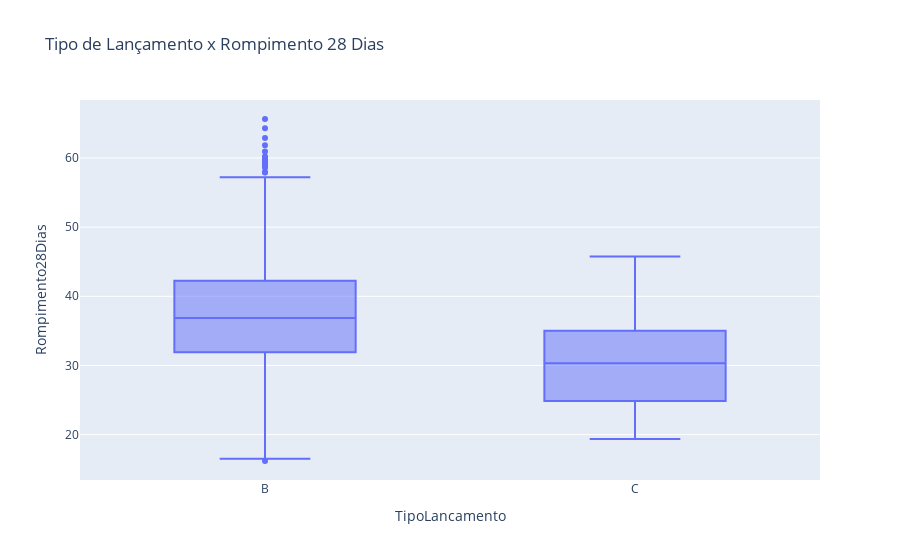

Notebook code for this chart:
### Code cell
fig = px.box(dados_aglomerante, x="TipoLancamento", y="Rompimento28Dias", title='Tipo de Lançamento x Rompimento 28 Dias')
fig.show()

### Figure 1 — Plotly figure (JSON) as saved in the notebook; plotly's stock layout.template omitted (floating-point values rounded to 4 significant figures; data arrays with more than 128 entries replaced by an {"elided": "..."} marker saying what was removed)
{"data": [{"alignmentgroup": "True", "hovertemplate": "TipoLancamento=%{x}<br>Rompimento28Dias=%{y}<extra></extra>", "legendgroup": "", "marker": {"color": "#636efa"}, "name": "", "notched": false, "offsetgroup": "", "orientation": "v", "showlegend": false, "type": "box", "x": {"elided": "1296 str values"}, "x0": " ", "xaxis": "x", "y": {"elided": "1296 float values"}, "y0": " ", "yaxis": "y"}], "layout": {"boxmode": "group", "legend": {"tracegroupgap": 0}, "title": {"text": "Tipo de Lançamento x Rompimento 28 Dias"}, "xaxis": {"anchor": "y", "domain": [0, 1], "title": {"text": "TipoLancamento"}}, "yaxis": {"anchor": "x", "domain": [0, 1], "title": {"text": "Rompimento28Dias"}}}}
